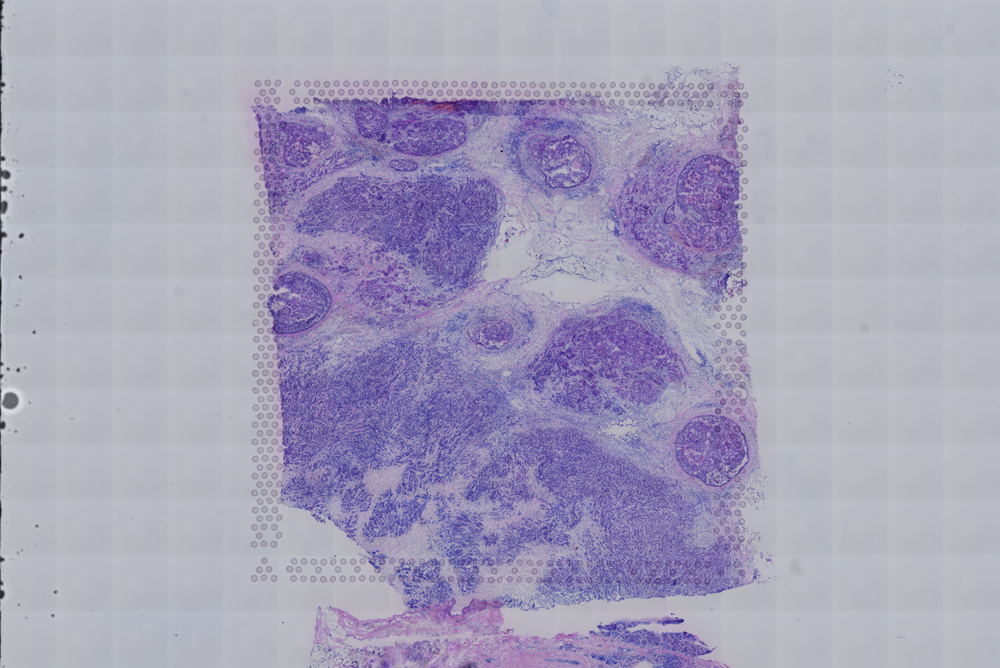
#> input picture Visium_Human_Breast_Cancer/spatial/tissue_hires_image.png, 1000 x 668 px, shrunk from 2000 x 1335 before the run; its folder holds only this picture in this run
$ python -i Visium.py   (imports and definitions only)
#> lines starting #> are read from the running program, lines starting #| are printed output that depends on the picture; after the words box and inside, x2 and y2 are one past the last pixel; in counts of white or black regions, pixels touching at a corner belong together
from skimage import color, filters
import numpy as np
import os
import math
import pandas as pd
import anndata as ad
from scipy.sparse import issparse, csr_matrix,hstack
def exc_tissue(img, method='lumin', l_threshold=0.8):
    """
    Generate a tissue mask from an RGB image using either luminance thresholding or Otsu's method.

    This function takes an RGB image and creates a binary mask to identify the tissue region within the image.
    It supports two methods: luminance thresholding and Otsu's method for automatic threshold selection.

    Args:
        img (ndarray): An RGB image represented as a NumPy array with shape (height, width, 3).
        method (str, optional): The method to use for generating the tissue mask.
            Options are 'lumin' for luminance thresholding and 'otsu' for Otsu's method. Defaults to 'lumin'.
        l_threshold (float, optional): The luminance threshold value used when `method` is set to 'lumin'.
            Values range from 0 to 1. Defaults to 0.8.

    Returns:
        ndarray: A binary mask representing the detected tissue region in the input image.
            It has the same height and width as the input image.

    Raises:
        ValueError: If the `method` argument is not 'lumin' or 'otsu'.

    """
#> called with method = 'lumin', l_threshold = 0.8
    if method not in ['lumin', 'otsu']:
        raise ValueError("Method should be 'lumin' or 'otsu'")

    if method == 'lumin':
        img_lab = color.rgb2lab(img)
#> img_lab: shape (668, 1000, 3) float64; mean of channels 0, 1, 2 67.5, 6.5, -12
        light_float = img_lab[:, :, 0] / 100.0  # L* channel range is [0, 100], normalize to [0, 1]
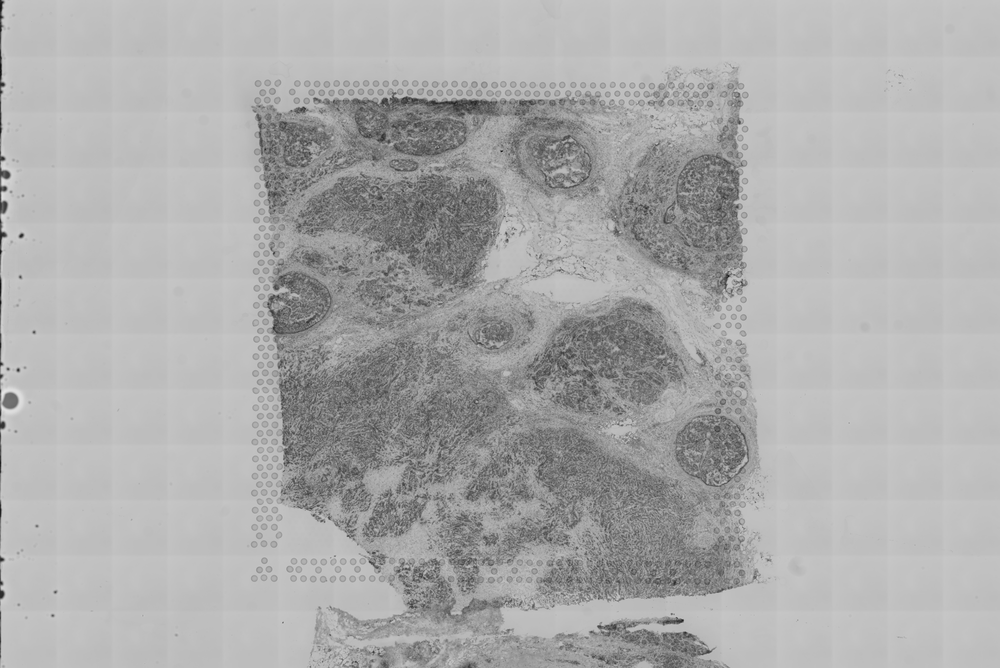
#> light_float: shape (668, 1000) float64; min 0.0591, max 0.905, mean 0.675
        mask = light_float < l_threshold
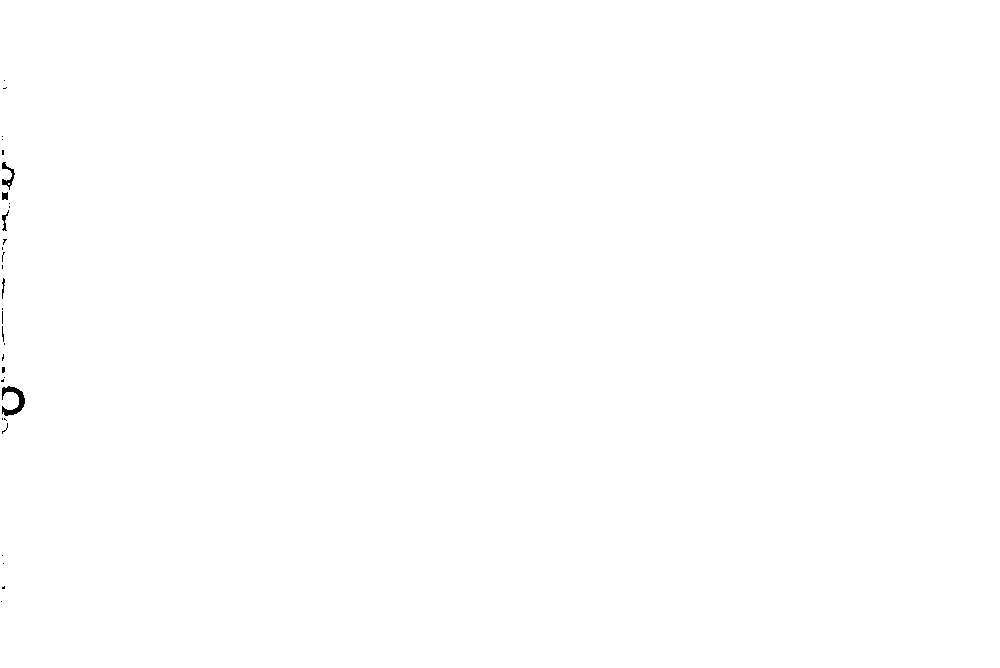
#> mask: shape (668, 1000) bool; 99.9% white; 31 black regions (26 under 20 px), largest, box (x1, y1, x2, y2) and area: (2, 386, 25, 416) 301, (2, 162, 15, 190) 127, (2, 210, 9, 231) 54, (2, 192, 8, 200) 42, (2, 278, 5, 299) 32
    elif method == 'otsu':
        gray_img = color.rgb2gray(img)
        otsu_threshold = filters.threshold_otsu(gray_img)
        mask = gray_img < otsu_threshold

    # Check it's not empty
    # assert mask.sum() == 0, "Empty tissue mask computed"

    return mask


# [38 lines left out: function white_balance_using_white_point, not called in this run]

def split_gene_id(gene_id):
    return gene_id.split("_")[-1].split(".")[0]


# [109 lines left out: functions set_gene_token, adata_token, not called in this run]

def round_to_tl(value,grid_spacing):
    return math.floor(value / grid_spacing) * grid_spacing

def binary_matrix(matrix):
    matrix[matrix!= 0] = 1
    return matrix.astype(int)
# [41 lines left out: function get_paths, not called in this run]

>>> import cv2
>>> picture = cv2.cvtColor(cv2.imread('../../Visium_Human_Breast_Cancer/spatial/tissue_hires_image.png'), cv2.COLOR_BGR2RGB)
>>> result = exc_tissue(picture)
